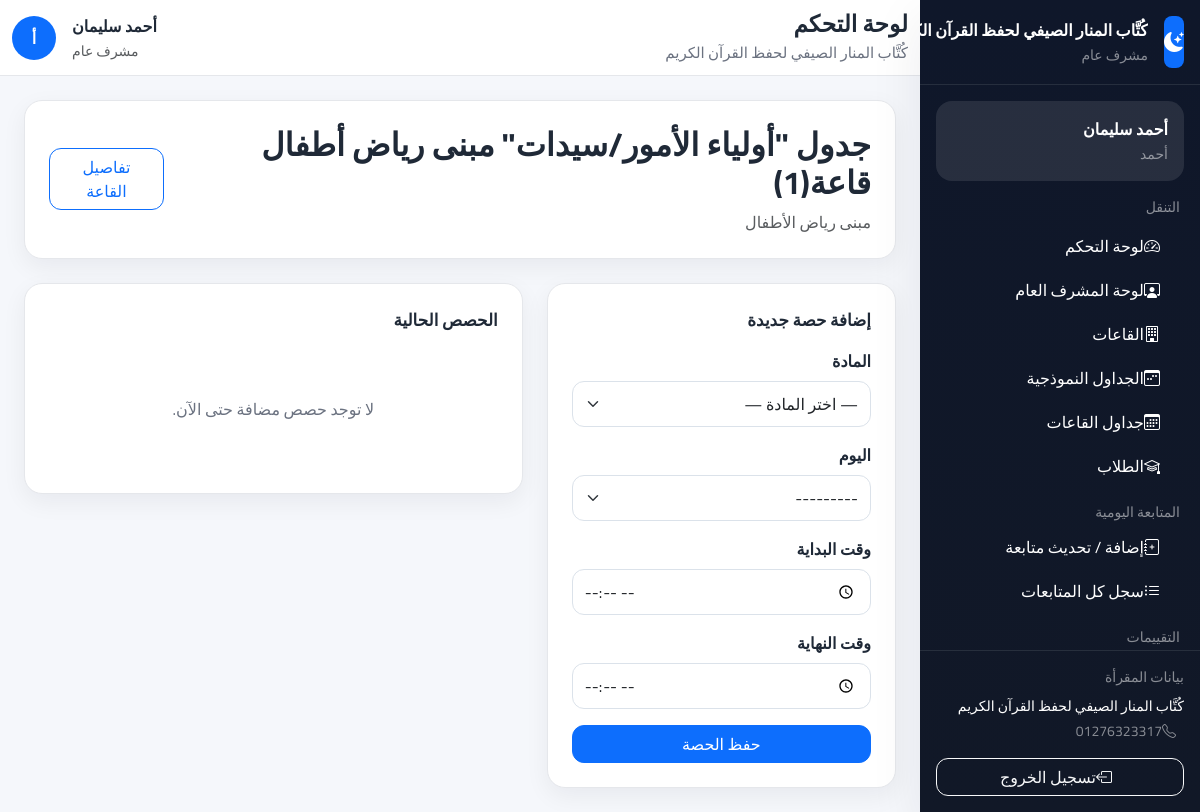
The page /halls/1/schedule/ (signed in) on the database its author committed.
### accounts/models.py (models this page shows, shortened)
class SiteSettings(models.Model):
    name = models.CharField(max_length=200, default='مقرأة القرآن الكريم', verbose_name='اسم المقرأة')
    logo = models.ImageField(upload_to='settings/', blank=True, null=True, verbose_name='الشعار')
    address = models.CharField(max_length=300, blank=True, verbose_name='العنوان')
    phone = models.CharField(max_length=20, blank=True, verbose_name='الهاتف')
    email = models.EmailField(blank=True, verbose_name='البريد الإلكتروني')
    description = models.TextField(blank=True, verbose_name='نبذة عن المقرأة')
    allow_registration = models.BooleanField(default=True, verbose_name='السماح بالتسجيل')
    auto_assign_halls = models.BooleanField(default=True, verbose_name='التسكين التلقائي')
    max_age_limit = models.PositiveIntegerField(default=15, verbose_name='الحد الأقصى للسن')
    min_age_limit = models.PositiveIntegerField(default=3, verbose_name='الحد الأدنى للسن')
    attendance_start_time = models.TimeField(default='08:00', verbose_name='وقت بداية الحضور')
    late_threshold_minutes = models.PositiveIntegerField(default=15, verbose_name='دقائق التأخير')
    facebook = models.URLField(blank=True, verbose_name='فيسبوك')
    whatsapp = models.CharField(max_length=20, blank=True, verbose_name='واتساب')
    updated_at = models.DateTimeField(auto_now=True)
    updated_by = models.ForeignKey(
        User,
        on_delete=models.SET_NULL,
        null=True,
        blank=True,
        verbose_name='آخر تعديل بواسطة'
    )
    @classmethod
    def get_settings(cls):
        obj, _ = cls.objects.get_or_create(pk=1)
        return obj
    class Meta:
        verbose_name = 'إعدادات الموقع'
        verbose_name_plural = 'إعدادات الموقع'

class User(AbstractUser):
    ROLE_GENERAL_MANAGER    = 'general_manager'
    ROLE_GENERAL_SUPERVISOR = 'general_supervisor'
    ROLE_HALL_SUPERVISOR    = 'hall_supervisor'
    ROLE_TEACHER            = 'teacher'
    ROLE_PARENT             = 'parent'
    ROLES = [
        (ROLE_GENERAL_MANAGER,    'مدير عام'),
        (ROLE_GENERAL_SUPERVISOR, 'مشرف عام'),
        (ROLE_HALL_SUPERVISOR,    'مشرف قاعات'),
        (ROLE_TEACHER,            'معلم'),
        (ROLE_PARENT,             'ولي أمر'),
    ]
    role = models.CharField(
        max_length=30,
        choices=ROLES,
        default=ROLE_PARENT,
        verbose_name='الدور الوظيفي'
    )
    phone = models.CharField(
        max_length=20,
        blank=True,
        null=True,
        unique=True,           # ← جديد: لا يُسمح بتكرار رقم الهاتف
        verbose_name='رقم الهاتف'
    )
    profile_picture = models.ImageField(
        upload_to='profiles/',
        blank=True,
        null=True,
        verbose_name='الصورة الشخصية'
    )
    can_manage_users       = models.BooleanField(default=False, verbose_name='إدارة المستخدمين')
    can_manage_halls       = models.BooleanField(default=False, verbose_name='إدارة القاعات')
    can_manage_students    = models.BooleanField(default=False, verbose_name='إدارة الطلاب')
    can_manage_attendance  = models.BooleanField(default=False, verbose_name='إدارة الحضور')
    can_manage_evaluations = models.BooleanField(default=False, verbose_name='إدارة التقييمات')
    can_manage_settings    = models.BooleanField(default=False, verbose_name='إدارة الإعدادات')
    @property
    def is_general_manager(self):
        return self.role == self.ROLE_GENERAL_MANAGER
    @property
    def is_general_supervisor(self):
        return self.role == self.ROLE_GENERAL_SUPERVISOR
    @property
    def is_hall_supervisor(self):
        return self.role == self.ROLE_HALL_SUPERVISOR
    @property
    def is_teacher(self):
        return self.role == self.ROLE_TEACHER
    @property
    def is_parent(self):
        return self.role == self.ROLE_PARENT
    class Meta:
        verbose_name        = 'مستخدم'
        verbose_name_plural = 'المستخدمون'

### halls/models.py (models this page shows, shortened)
class Hall(models.Model):
    name = models.CharField(max_length=100, verbose_name='اسم القاعة')
    location = models.CharField(max_length=200, verbose_name='موقع القاعة')
    age_group = models.ForeignKey(
        'students.AgeGroup',
        on_delete=models.SET_NULL,
        null=True,
        blank=True,
        related_name='halls',
        verbose_name='الفئة العمرية'
    )
    max_students = models.PositiveIntegerField(default=30, verbose_name='أقصى عدد للطلاب')
    general_supervisor = models.ForeignKey(
        User,
        on_delete=models.SET_NULL,
        null=True,
        blank=True,
        related_name='managed_halls',
        limit_choices_to={'role': 'general_supervisor'},
        verbose_name='المشرف العام المسؤول'
    )
    teacher = models.ForeignKey(
        User,
        on_delete=models.SET_NULL,
        null=True,
        blank=True,
        related_name='teaching_halls',
        limit_choices_to={'role': 'teacher'},
        verbose_name='المعلم'
    )
    supervisor = models.ForeignKey(
        User,
        on_delete=models.SET_NULL,
        null=True,
        blank=True,
        related_name='supervising_halls',
        limit_choices_to={'role': 'hall_supervisor'},
        verbose_name='مشرف القاعة'
    )
    current_juz = models.PositiveIntegerField(
        default=30,
        verbose_name='الجزء الحالي الذي تبدأ منه القاعة'
    )
    required_completed_juz_count = models.PositiveIntegerField(
        default=0,
        verbose_name='عدد الأجزاء المطلوبة قبل دخول القاعة'
    )
    schedule_template = models.ForeignKey(
        'halls.ScheduleTemplate',
        on_delete=models.SET_NULL,
        null=True,
        blank=True,
        related_name='halls',
        verbose_name='الجدول النموذجي'
    )
    is_active = models.BooleanField(default=True, verbose_name='نشطة')
    created_at = models.DateTimeField(auto_now_add=True)
    class Meta:
        verbose_name = 'قاعة'
        verbose_name_plural = 'القاعات'
        ordering = ['name']

### halls/views.py (the view, shortened to what this page needs)
# urls.py: path('<int:pk>/schedule/',  views.HallScheduleView.as_view(),  name='schedule'),
class HallScheduleView(GeneralSupervisorRequiredMixin, View):
    template_name = 'halls/schedule.html'
    def get(self, request, pk):
        hall = get_object_or_404(Hall, pk=pk)
        if not user_can_access_hall(request.user, hall):
            messages.error(request, 'ليس لديك صلاحية إدارة جدول هذه القاعة')
            return redirect('halls:list')
        return render(request, self.template_name, {
            'hall': hall,
            'schedules': hall.schedules.select_related('subject'),
            'form': HallScheduleForm(hall=hall),
        })

### templates/halls/schedule.html (shortened to what this page needs)
{% extends "base.html" %}
{% block content %}
<div class="page-card p-4 mb-4">
    <div class="d-flex flex-column flex-lg-row justify-content-between align-items-lg-center gap-3">
        <div>
            <h2 class="fw-bold mb-2">جدول {{ hall.name }}</h2>
            <p class="text-muted mb-0">{{ hall.location }}</p>
        </div>
        <a href="{% url 'halls:detail' hall.pk %}" class="btn btn-outline-primary">تفاصيل القاعة</a>
    </div>
</div>
<div class="row g-4">
    <div class="col-lg-5">
        <div class="page-card p-4">
            <div class="section-title">إضافة حصة جديدة</div>
            <form method="post">
                <div class="mb-3">
                    <label class="form-label fw-semibold">{{ form.subject.label }}</label>
                    {{ form.subject }}
                </div>
                <div class="mb-3">
                    <label class="form-label fw-semibold">{{ form.day.label }}</label>
                    {{ form.day }}
                </div>
                <div class="mb-3">
                    <label class="form-label fw-semibold">{{ form.start_time.label }}</label>
                    {{ form.start_time }}
                </div>
                <div class="mb-3">
                    <label class="form-label fw-semibold">{{ form.end_time.label }}</label>
                    {{ form.end_time }}
                </div>
                <button type="submit" class="btn btn-primary w-100">حفظ الحصة</button>
            </form>
        </div>
    </div>
    <div class="col-lg-7">
        <div class="page-card p-4">
            <div class="section-title">الحصص الحالية</div>
            {% if schedules %}
                <div class="table-responsive">
                    <table class="table table-modern align-middle mb-0">
                        <thead>
                            <tr>
                                <th>المادة</th>
                                <th>اليوم</th>
                                <th>من</th>
                                <th>إلى</th>
                            </tr>
                        </thead>
                        <tbody>
                            {% for item in schedules %}
                                <tr>
                                    <td>{{ item.subject.name }}</td>
                                    <td>{{ item.get_day_display }}</td>
                                    <td>{{ item.start_time }}</td>
                                    <td>{{ item.end_time }}</td>
                                </tr>
                            {% endfor %}
                        </tbody>
                    </table>
                </div>
            {% else %}
                <div class="empty-state">لا توجد حصص مضافة حتى الآن.</div>
            {% endif %}
        </div>
    </div>
</div>
{% endblock %}

### templates/partials/sidebar.html (shortened to what this page needs)
<aside class="sidebar d-flex flex-column" id="appSidebar">
    <div class="p-3 border-bottom border-secondary border-opacity-25">
        <div class="d-flex align-items-center gap-3">
            {% if SITE_LOGO and SITE_LOGO.url %}
                <img src="{{ SITE_LOGO.url }}" alt="{{ SITE_NAME }}" class="rounded-3"
                     width="52" height="52" style="object-fit: cover;">
            {% else %}
                <div class="bg-primary rounded-3 d-flex align-items-center justify-content-center text-white"
                     style="width:52px;height:52px;">
                    <i class="bi bi-moon-stars-fill fs-5"></i>
                </div>
            {% endif %}
            <div class="min-w-0">
                <div class="fw-bold text-white text-truncate">{{ SITE_NAME|default:"مقرأة تحفيظ القرآن الكريم" }}</div>
                <small class="text-white-50">{{ user.get_role_display }}</small>
            </div>
        </div>
    </div>
    <div class="p-3 overflow-y-auto flex-grow-1">
        <div class="bg-white bg-opacity-10 rounded-4 p-3 mb-3">
            <div class="fw-bold text-white">{{ user.get_full_name|default:user.username }}</div>
            <small class="text-white-50">{{ user.username }}</small>
        </div>
        <div class="small text-uppercase text-white-50 mb-2 px-1">التنقل</div>
        <nav class="nav flex-column gap-1">
            <a class="nav-link text-white rounded-3 px-3 py-2" href="{% url 'accounts:dashboard' %}">
                <i class="bi bi-speedometer2 ms-2"></i>لوحة التحكم
            </a>
            {% if user.is_general_supervisor %}
                <a class="nav-link text-white rounded-3 px-3 py-2" href="{% url 'dashboard:supervisor' %}">
                    <i class="bi bi-person-workspace ms-2"></i>لوحة المشرف العام
                </a>
            {% endif %}
            {% if user.is_general_manager or user.is_general_supervisor or user.is_hall_supervisor or user.is_teacher %}
                <a class="nav-link text-white rounded-3 px-3 py-2" href="{% url 'halls:list' %}">
                    <i class="bi bi-building ms-2"></i>القاعات
                </a>
                {% if user.is_general_manager or user.is_general_supervisor %}
                    <a class="nav-link text-white rounded-3 px-3 py-2" href="{% url 'halls:templates' %}">
                        <i class="bi bi-calendar3-week ms-2"></i>الجداول النموذجية
                    </a>
                {% endif %}
                <a class="nav-link text-white rounded-3 px-3 py-2" href="{% url 'halls:all_schedules' %}">
                    <i class="bi bi-calendar3 ms-2"></i>جداول القاعات
                </a>
                <a class="nav-link text-white rounded-3 px-3 py-2" href="{% url 'students:list' %}">
                    <i class="bi bi-mortarboard ms-2"></i>الطلاب
                </a>
            {% endif %}
        </nav>
        {% if user.is_hall_supervisor or user.is_general_supervisor or user.is_general_manager %}
        <div class="small text-uppercase text-white-50 mt-3 mb-1 px-1">المتابعة اليومية</div>
        <nav class="nav flex-column gap-1">
            <a class="nav-link text-white rounded-3 px-3 py-2" href="{% url 'evaluations:add_followup' %}">
                <i class="bi bi-journal-plus ms-2"></i>إضافة / تحديث متابعة
            </a>
            <a class="nav-link text-white rounded-3 px-3 py-2" href="{% url 'evaluations:all_followups' %}">
                <i class="bi bi-list-ul ms-2"></i>سجل كل المتابعات
            </a>
        </nav>
        {% endif %}
        {% if user.is_teacher or user.is_general_supervisor or user.is_general_manager %}
        <div class="small text-uppercase text-white-50 mt-3 mb-1 px-1">التقييمات</div>
        {% endif %}
    </div>
    <div class="mt-auto p-3 border-top border-secondary border-opacity-25 flex-shrink-0">
        <div class="small text-white-50 mb-2">بيانات المقرأة</div>
        <div class="text-white small">{{ SITE_NAME }}</div>
        {% if SITE_PHONE %}
        <div class="text-white-50 small mt-1">
            <i class="bi bi-telephone ms-2"></i>{{ SITE_PHONE }}
        </div>
        {% endif %}
        <form method="post" action="{% url 'accounts:logout' %}" class="mt-3">
            <button type="submit" class="btn btn-outline-light w-100">
                <i class="bi bi-box-arrow-left ms-2"></i>تسجيل الخروج
            </button>
        </form>
    </div>
</aside>

### templates/partials/header.html (shortened to what this page needs)
<header class="topbar d-flex align-items-center">
    <div class="container-fluid">
        <div class="d-flex align-items-center justify-content-between gap-3">
            <div class="d-flex align-items-center gap-2">
                <div>
                    <h1 class="page-title">{% block page_title %}لوحة التحكم{% endblock %}</h1>
                    <div class="page-subtitle">{{ SITE_NAME|default:"مقرأة تحفيظ القرآن الكريم" }}</div>
                </div>
            </div>
            <div class="d-flex align-items-center gap-3">
                <div class="text-end d-none d-sm-block">
                    <div class="fw-bold">{{ user.get_full_name|default:user.username }}</div>
                    <small class="text-muted">{{ user.get_role_display }}</small>
                </div>
                <div class="rounded-circle bg-primary text-white d-flex align-items-center justify-content-center fw-bold"
                     style="width:44px;height:44px;">
                    {{ user.first_name|default:user.username|slice:":1" }}
                </div>
            </div>
        </div>
    </div>
</header>

### rows shown on the page
SiteSettings: name "كُتَّاب المنار الصيفي لحفظ القرآن…", name "كُتَّاب المنار الصيفي لحفظ القرآن الكريم", phone "01276323317"
User: role "مشرف عام", get_full_name "أحمد سليمان", username "أحمد", first_name "أ"
Hall: name "\"أولياء الأمور/سيدات\" مبنى رياض أطفال قاعة(1)", location "مبنى رياض الأطفال"
